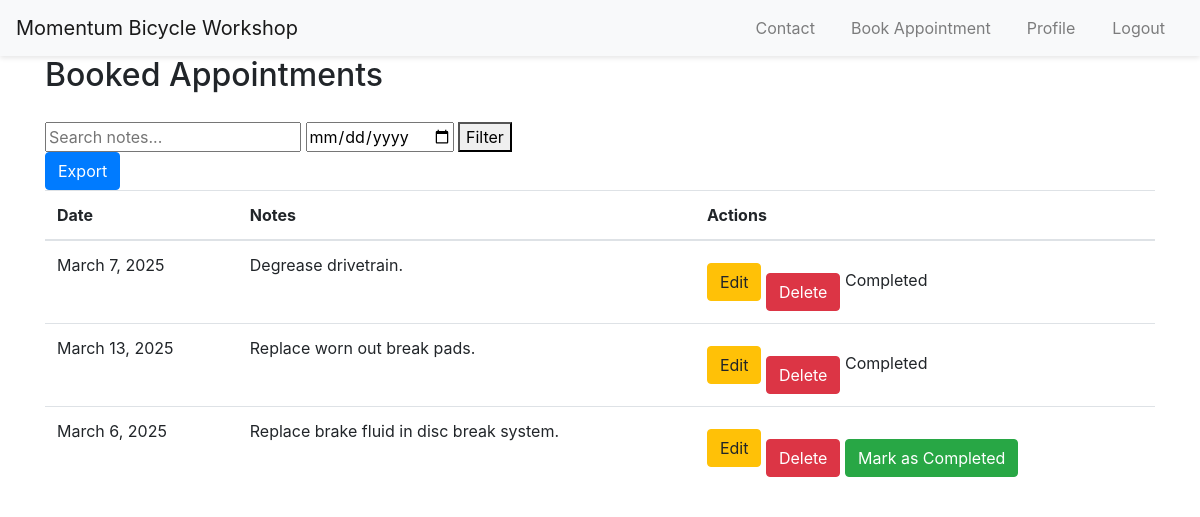
Screenshot of /owner/dashboard/ (signed in) with the database file from the repository.
### myapp/models.py (models this page shows, shortened)
class Appointment(models.Model):
    user = models.ForeignKey(
        User, on_delete=models.CASCADE
    )  # Associate the appointment with a user
    date = models.DateField()
    time = models.TimeField()
    description = models.TextField(blank=True)  # Allowing blank descriptions
    photo = models.ImageField(upload_to="photos/", blank=True, null=True)
    completed = models.BooleanField(default=False)
    notified = models.BooleanField(default=False)
    class Meta:
        unique_together = (
            "user",
            "date",
        )

### myapp/views.py (the view)
class OwnerDashboardView(LoginRequiredMixin, TemplateView):
    template_name = "myapp/owner_dashboard.html"
    def get(self, request):
        appointments = Appointment.objects.all()
        date_filter = request.GET.get("date")
        if date_filter:
            appointments = appointments.filter(date=date_filter)
        search_query = request.GET.get("search")
        if search_query:
            appointments = appointments.filter(description__icontains=search_query)
        return render(request, self.template_name, {"appointments": appointments})

### myapp/templates/myapp/owner_dashboard.html (shortened to what this page needs)
{% extends "myapp/base.html" %}
{% block content %}
<h2>Booked Appointments</h2>
<form method="GET" action="{% url 'owner_dashboard' %}">
  <input type="text" name="search" placeholder="Search notes..." />
  <input type="date" name="date" />
  <button type="submit">Filter</button>
</form>
<a href="{% url 'export_appointments' %}" class="btn btn-primary">Export</a>
<table class="table">
  <thead>
    <tr>
      <th>Date</th>
      <th>Notes</th>
      <th>Actions</th>
    </tr>
  </thead>
  <tbody>
    {% for appointment in appointments %}
    <tr>
      <td>{{ appointment.date }}</td>
      <td>{{ appointment.description }}</td>
      <td>
        <a href="{% url 'edit_appointment' appointment.id %}" class="btn btn-warning">Edit</a>
        <form method="POST" action="{% url 'delete_appointment' appointment.id %}" style="display: inline">
          <button type="submit" class="btn btn-danger">Delete</button>
        </form>
        {% if not appointment.completed %}
        <form method="POST" action="{% url 'mark_completed' appointment.id %}" style="display: inline">
          <button type="submit" class="btn btn-success">
            Mark as Completed
          </button>
        </form>
        {% else %}
        <span>Completed</span>
        {% endif %}
      </td>
    </tr>
    {% endfor %}
  </tbody>
</table>
{% endblock %}

### static/myapp/css/style.css (style rules this page uses)
body { padding-top: 0px; background-image: url("../images/about-background.jpg"); background-size: cover; background-position: center; background-repeat: no-repeat; min-height: 100vh; }
form button { margin-top: 20px; }

### rows the page displays
Appointment: date "March 7, 2025", description "Degrease drivetrain.", completed "Completed"
Appointment: date "March 13, 2025", description "Replace worn out break pads.", completed "Completed"
Appointment: date "March 6, 2025", description "Replace brake fluid in disc break system.", completed "Mark as Completed"
